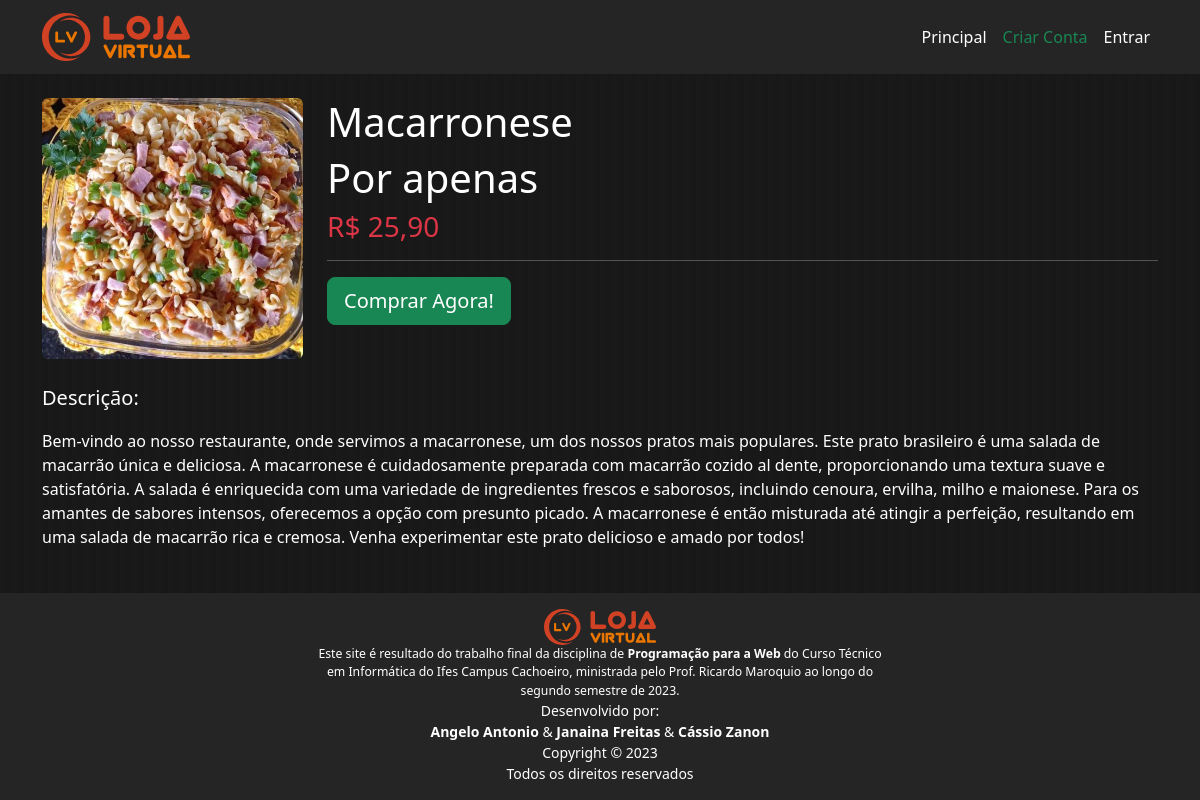
The app's page /produto/16 with its own data.
### tables this page shows
CREATE TABLE produto (
    id           INTEGER         PRIMARY KEY AUTOINCREMENT,
    nome         TEXT            NOT NULL,
    preco        INTEGER         NOT NULL,
    descricao    TEXT            NOT NULL,
    categoria    TEXT            NOT NULL
    );

### routes/RootRouter.py (the view)
@router.get("/produto/{id_produto:int}")
async def get_produto_descricao(request: Request, id_produto: int = Path(), usuario: Usuario = Depends(obter_usuario_logado),):
    produto = ProdutoRepo.obter_por_id(id_produto)
    return templates.TemplateResponse("root/detalhes.html", {"request": request, "usuario": usuario, "produto": produto},)

### templates/root/detalhes.html (shortened to what this page needs)
{% extends "base.html" %}
{% block principal %}
<div class="col-12 text-white">
    <div class="row">
        <div class="col-3 mb-4">
            <img src="/static/img/produtos/{{ '%04d'|format(produto.id) }}.jpg" alt="" class="img-fluid rounded">
        </div>
        <div class="col-9 mb-4">
            <h1>{{ produto.nome }}</h1>
            <h6 class="display-6">Por apenas</h6>
            <h3 class="text-danger">R$ {{ produto.preco }}</h3>
            <hr>
            {% set text = "Comprar Agora!" %}
            {% set type = "button" %}
            {% set classe = "btn-success btn-lg" %}
            {% include "includes/button.html" %}
        </div>
    </div>
</div>
<div class="col-12 text-white">
    <p class="lead">Descrição:</p>
    <p>{{ produto.descricao }}</p>
</div>
{% endblock %}

### static/css/estilos.css (style rules this page uses)
* { margin: 0; padding: 0; box-sizing: border-box; }
body { background-image: linear-gradient(to right, #191919 50%, #181818 50%); background-size: 12px 100%; }

### records on screen
produto: nome "Macarronese", preco "25,90", descricao "Bem-vindo ao nosso restaurante, onde servimos a macarronese, um dos nossos pratos mais populares. Este prato brasileiro é uma salada de macarrão única e deliciosa. A macarronese é cuidadosamente preparada com macarrão cozido al dente, proporcionando uma textura suave e satisfatória. A salada é enriquecida com uma variedade de ingredientes frescos e saborosos, incluindo cenoura, ervilha, milho e maionese. Para os amantes de sabores intensos, oferecemos a opção com presunto picado. A macarronese é então misturada até atingir a perfeição, resultando em uma salada de macarrão rica e cremosa. Venha experimentar este prato delicioso e amado por todos!"

### other values on screen
{{ text }} "Comprar Agora!"
